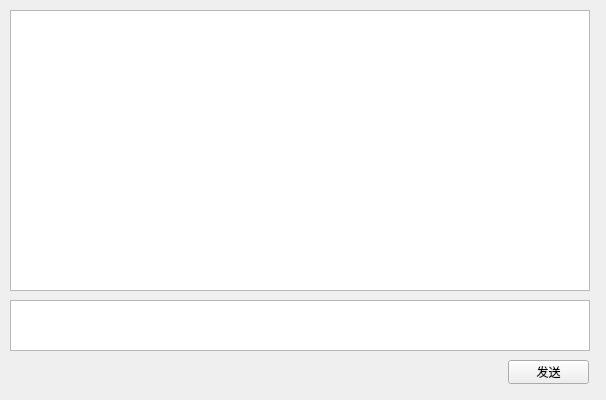
<?xml version="1.0" encoding="UTF-8"?>
<ui version="4.0">
 <class>talk</class>
 <widget class="QWidget" name="talk">
  <property name="geometry">
   <rect>
    <x>0</x>
    <y>0</y>
    <width>606</width>
    <height>400</height>
   </rect>
  </property>
  <property name="windowTitle">
   <string>Form</string>
  </property>
  <widget class="QPushButton" name="send">
   <property name="geometry">
    <rect>
     <x>508</x>
     <y>360</y>
     <width>81</width>
     <height>24</height>
    </rect>
   </property>
   <property name="text">
    <string>发送</string>
   </property>
  </widget>
  <widget class="QTextEdit" name="all">
   <property name="geometry">
    <rect>
     <x>10</x>
     <y>10</y>
     <width>580</width>
     <height>281</height>
    </rect>
   </property>
  </widget>
  <widget class="QTextEdit" name="message">
   <property name="geometry">
    <rect>
     <x>10</x>
     <y>300</y>
     <width>580</width>
     <height>51</height>
    </rect>
   </property>
  </widget>
  <widget class="QLabel" name="label">
   <property name="geometry">
    <rect>
     <x>0</x>
     <y>0</y>
     <width>606</width>
     <height>400</height>
    </rect>
   </property>
   <property name="text">
    <string/>
   </property>
   <property name="pixmap">
    <pixmap>sea.jpg</pixmap>
   </property>
   <property name="alignment">
    <set>Qt::AlignBottom|Qt::AlignHCenter</set>
   </property>
  </widget>
  <zorder>label</zorder>
  <zorder>send</zorder>
  <zorder>all</zorder>
  <zorder>message</zorder>
 </widget>
 <resources/>
 <connections/>
</ui>
